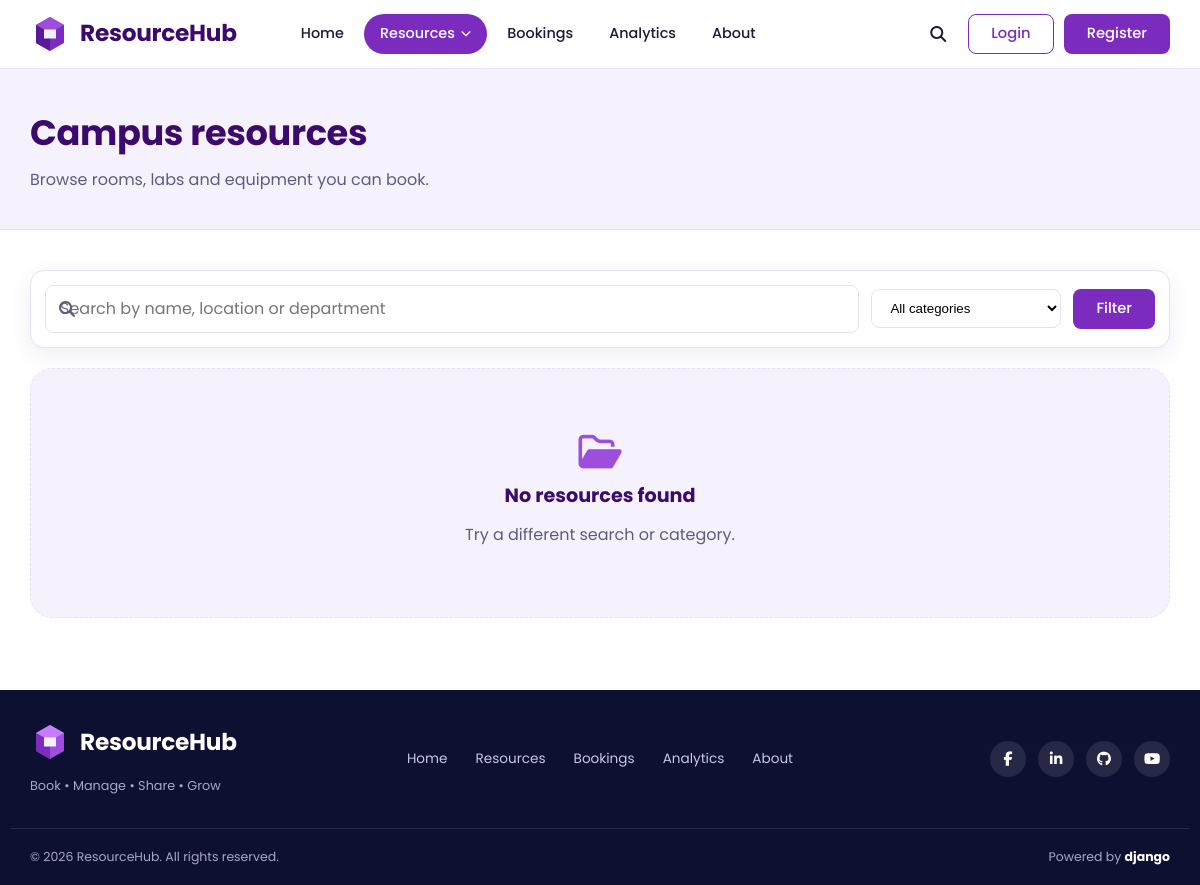
The app's page /resources/, older data.
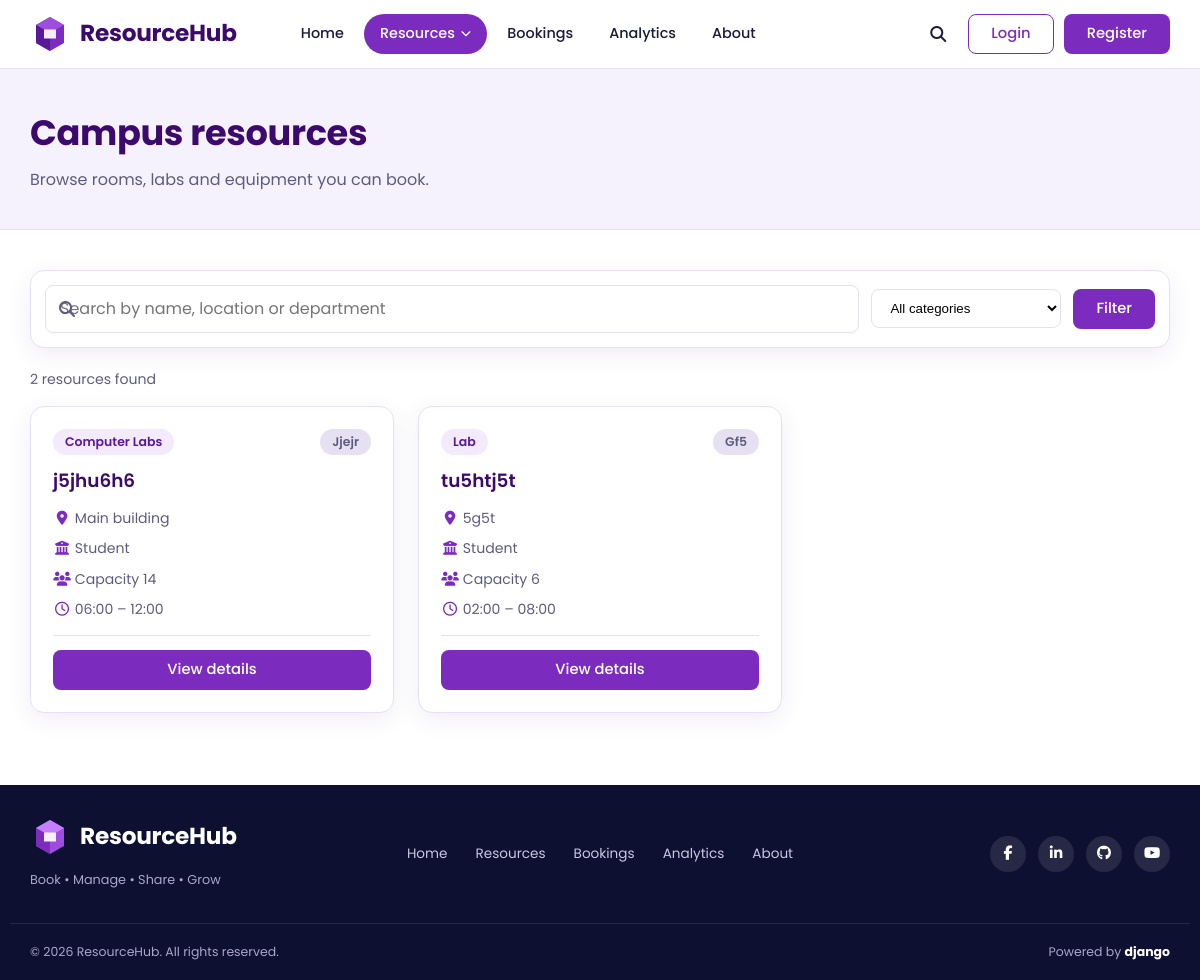
The same page, newer data.
### resources/models.py (models this page shows, shortened)
class Resource(models.Model):
    name = models.CharField(max_length=200)
    category = models.ForeignKey(ResourceCategory, on_delete=models.CASCADE)
    department = models.CharField(max_length=100)
    capacity = models.PositiveIntegerField()
    location = models.CharField(max_length=200)
    qr_code = models.CharField(
        max_length=255,
        unique=True,
        default=uuid.uuid4,
        editable=False
    )
    device_code = models.CharField(
        max_length=100,
        unique=True,
        default=generate_device_code,
        editable=False
    )
    open_time = models.TimeField()
    close_time = models.TimeField()
    status = models.CharField(max_length=50)
    description = models.TextField()

class ResourceCategory(models.Model):
    name = models.CharField(max_length=100)
    description = models.TextField()

### resources/views.py (the view)
def resource_list(request):
    resources = Resource.objects.all()
    categories = ResourceCategory.objects.all()
    search = request.GET.get("q", "")
    category = request.GET.get("category", "")
    if search:
        resources = resources.filter(
            Q(name__icontains=search) |
            Q(location__icontains=search) |
            Q(department__icontains=search)
        )
    if category:
        resources = resources.filter(category_id=category)
    return render(request, "resources/resource_list.html", {
        "resources": resources,
        "categories": categories,
    })

### templates/resources/resource_list.html (shortened to what this page needs)
{% extends 'core/base.html' %}
{% load static %}
{% block extra_css %}<link rel="stylesheet" href="{% static 'css/resources.css' %}">{% endblock %}
{% block content %}
<section class="page-head">
  <div class="container page-head-inner">
    <div>
      <h1>Campus resources</h1>
      <p>Browse rooms, labs and equipment you can book.</p>
    </div>
  </div>
</section>
<section class="section">
  <div class="container">
    <form class="filter-bar" method="get" role="search">
      <div class="filter-search">
        <i class="fa-solid fa-magnifying-glass" aria-hidden="true"></i>
        <input type="search" name="q" value="{{ request.GET.q }}" placeholder="Search by name, location or department" aria-label="Search resources">
      </div>
      <select name="category" aria-label="Filter by category">
        <option value="">All categories</option>
      </select>
      <button type="submit" class="btn btn-primary">Filter</button>
    </form>
    {% if resources %}
    <p class="result-count">{{ resources|length }} resource{{ resources|length|pluralize }} found</p>
    <div class="resource-grid">
      {% for r in resources %}
      <article class="resource-card">
        <div class="card-top">
          <span class="chip">{{ r.category.name }}</span>
          <span class="badge badge-{{ r.status|lower|slugify }}">{{ r.status }}</span>
        </div>
        <h2><a href="{% url 'resources:resource_detail' r.pk %}">{{ r.name }}</a></h2>
        <ul class="meta-list">
          <li><i class="fa-solid fa-location-dot" aria-hidden="true"></i> {{ r.location }}</li>
          <li><i class="fa-solid fa-building-columns" aria-hidden="true"></i> {{ r.department }}</li>
          <li><i class="fa-solid fa-users" aria-hidden="true"></i> Capacity {{ r.capacity }}</li>
          <li><i class="fa-regular fa-clock" aria-hidden="true"></i> {{ r.open_time|time:"H:i" }} – {{ r.close_time|time:"H:i" }}</li>
        </ul>
        <div class="card-actions">
          <a class="btn btn-primary" href="{% url 'resources:resource_detail' r.pk %}">View details</a>
        </div>
      </article>
      {% endfor %}
    </div>
    {% else %}
    <div class="empty-state">
      <i class="fa-regular fa-folder-open" aria-hidden="true"></i>
      <h2>No resources found</h2>
      <p>Try a different search or category{% if user.is_staff %}, or add the first resource{% endif %}.</p>
    </div>
    {% endif %}
  </div>
</section>
{% endblock %}

### templates/core/base.html (shortened to what this page needs)
{% load static %}
<!DOCTYPE html>
<html lang="en">
<head>
  <link rel="stylesheet" href="https://cdnjs.cloudflare.com/ajax/libs/font-awesome/6.5.2/css/all.min.css">
  <link rel="stylesheet" href="{% static 'css/master.css' %}">
  {% block extra_css %}{% endblock %}
</head>
<body>
  {% url 'sharings:shared_with_me' as shared_url %}
  {% url 'analytics:dashboard' as analytics_url %}
  {% url 'core:about' as about_url %}
  {% with app=request.resolver_match.app_name page=request.resolver_match.url_name %}
  <header class="site-header" id="siteHeader">
    <div class="container header-inner">
      <a href="/" class="brand" aria-label="ResourceHub home">
        <svg class="brand-mark" viewBox="0 0 40 40" width="40" height="40" aria-hidden="true">
          <path d="M20 3 34 11v18L20 37 6 29V11z" fill="#7B2CBF"/>
          <path d="M20 3 34 11 20 19 6 11z" fill="#9D4EDD"/>
          <path d="M20 19v18L6 29V11z" fill="#5A189A"/>
          <path d="M14 15.5h12v9H14z" fill="#fff" opacity=".92"/>
        </svg>
        <span class="brand-name">ResourceHub</span>
      </a>
      <div class="nav-panel">
        <nav aria-label="Main navigation">
          <ul class="nav-list">
            <li><a class="nav-link{% if page == 'home' %} active{% endif %}" href="/">Home</a></li>
            <li>
              <details class="has-dropdown">
                <summary class="nav-link{% if app == 'resources' %} active{% endif %}">
                  Resources <i class="fa-solid fa-chevron-down" aria-hidden="true"></i>
                </summary>
              </details>
            </li>
            {% if user.is_authenticated %}
            <li>
              <details class="has-dropdown">
                <summary class="nav-link{% if app == 'bookings' or app == 'checkin' or app == 'sharings' %} active{% endif %}">
                  Bookings <i class="fa-solid fa-chevron-down" aria-hidden="true"></i>
                </summary>
                <ul class="dropdown">
                  <li><a href="{% url 'bookings:booking_list' %}">My bookings</a></li>
                  <li><a href="{% url 'bookings:booking_calendar' %}">Calendar</a></li>
                  <li><a href="{% url 'bookings:booking_history' %}">History</a></li>
                  <li><a href="{% url 'bookings:waitlist' %}">Waitlist</a></li>
                  <li><a href="{% url 'checkin:checkin' %}">Check-in</a></li>
                  <li><a href="{{ shared_url|default:'/' }}">Shared with me</a></li>
                  {% if user.is_staff %}
                  <li><a href="{% url 'bookings:conflict_list' %}">Conflicts</a></li>
                  {% endif %}
                </ul>
              </details>
            </li>
            {% else %}
            <li><a class="nav-link{% if app == 'bookings' %} active{% endif %}" href="{% url 'bookings:booking_list' %}">Bookings</a></li>
            {% endif %}
            <li><a class="nav-link{% if app == 'analytics' %} active{% endif %}" href="{{ analytics_url|default:'/' }}">Analytics</a></li>
            <li><a class="nav-link{% if page == 'about' %} active{% endif %}" href="{{ about_url|default:'/' }}">About</a></li>
          </ul>
        </nav>
        <div class="nav-tools">
          <label for="searchToggle" class="icon-btn" title="Search resources">
            <i class="fa-solid fa-magnifying-glass" aria-hidden="true"></i>
          </label>
          {% if user.is_authenticated %}
            <a class="btn btn-outline" href="{% url 'accounts:profile' %}">Dashboard</a>
            <a class="btn btn-primary" href="{% url 'accounts:profile' %}">
              <i class="fa-regular fa-user" aria-hidden="true"></i> {{ user.profile.first_name|default:user.username }}
            </a>
            <form method="post" action="{% url 'accounts:logout' %}" class="logout-form">
              {% csrf_token %}
              <button type="submit" class="icon-btn" aria-label="Log out" title="Log out">
                <i class="fa-solid fa-arrow-right-from-bracket" aria-hidden="true"></i>
              </button>
            </form>
          {% else %}
            <a class="btn btn-outline" href="{% url 'accounts:login' %}">Login</a>
            <a class="btn btn-primary" href="{% url 'accounts:register' %}">Register</a>
          {% endif %}
        </div>
      </div>
    </div>
  </header>
  {% endwith %}
  <main id="main">
    {% block content %}{% endblock %}
  </main>
  <footer class="site-footer">
    <div class="container footer-inner">
      <div class="footer-brand">
        <a href="/" class="brand brand-light">
          <svg class="brand-mark" viewBox="0 0 40 40" width="40" height="40" aria-hidden="true">
            <path d="M20 3 34 11v18L20 37 6 29V11z" fill="#9D4EDD"/>
            <path d="M20 3 34 11 20 19 6 11z" fill="#C77DFF"/>
            <path d="M20 19v18L6 29V11z" fill="#7B2CBF"/>
            <path d="M14 15.5h12v9H14z" fill="#fff" opacity=".92"/>
          </svg>
          <span class="brand-name">ResourceHub</span>
        </a>
        <p class="footer-tagline">Book &bull; Manage &bull; Share &bull; Grow</p>
      </div>
      <nav class="footer-nav" aria-label="Footer navigation">
        <a href="/">Home</a>
        <a href="{% url 'resources:resource_list' %}">Resources</a>
        <a href="{% url 'bookings:booking_list' %}">Bookings</a>
        <a href="{{ analytics_url|default:'/' }}">Analytics</a>
        <a href="{{ about_url|default:'/' }}">About</a>
      </nav>
      <ul class="social">
        <li><a href="https://www.facebook.com/" target="_blank" rel="noopener noreferrer" aria-label="Facebook"><i class="fa-brands fa-facebook-f"></i></a></li>
        <li><a href="https://www.linkedin.com/" target="_blank" rel="noopener noreferrer" aria-label="LinkedIn"><i class="fa-brands fa-linkedin-in"></i></a></li>
        <li><a href="https://github.com/" target="_blank" rel="noopener noreferrer" aria-label="GitHub"><i class="fa-brands fa-github"></i></a></li>
        <li><a href="https://www.youtube.com/" target="_blank" rel="noopener noreferrer" aria-label="YouTube"><i class="fa-brands fa-youtube"></i></a></li>
      </ul>
    </div>
    <div class="container footer-bottom">
      <p>&copy; {% now "Y" %} ResourceHub. All rights reserved.</p>
      <p>Powered by <strong>django</strong></p>
    </div>
  </footer>
</body>
</html>

### static/css/master.css (style rules this page uses)
:root { --brand: #7B2CBF; --brand-dark: #5A189A; --brand-deep: #3C096C; --brand-light: #9D4EDD; --brand-soft: #F3EBFB; --lavender: #F6F2FD; --ink: #1B1A3B; --muted: #5E5C7E; --line: #E6E1F2; --white: #FFFFFF; --navy: #0D1030; --success: #1FA971; --warning: #D98A0B; --danger: #D64550; --radius-sm: 8px; --radius: 14px; --radius-lg: 22px; --shadow: 0 6px 24px rgba(60, 9, 108, .08); --shadow-lg: 0 14px 40px rgba(60, 9, 108, .16); --font: 'Poppins', system-ui, -apple-system, 'Segoe UI', sans-serif; --script: 'Caveat', 'Segoe Script', cursive; --container: 1180px; --header-h: 68px; }
*, *::before, *::after { box-sizing: border-box; }
html { scroll-behavior: smooth; -webkit-text-size-adjust: 100%; }
body { margin: 0; font-family: var(--font); font-size: 1rem; line-height: 1.6; color: var(--ink); background: var(--white); -webkit-font-smoothing: antialiased; }
img, svg { max-width: 100%; display: block; }
a { color: inherit; text-decoration: none; }
ul { list-style: none; margin: 0; padding: 0; }
h1, h2, h3, p { margin: 0; }
button, input { font: inherit; color: inherit; }
button, label[for] { cursor: pointer; }
.container { width: 100%; max-width: var(--container); margin-inline: auto; padding-inline: 20px; }
.btn { display: inline-flex; align-items: center; justify-content: center; gap: 8px; padding: 10px 22px; border: 1.5px solid transparent; border-radius: var(--radius-sm); font-weight: 500; font-size: .92rem; line-height: 1.2; white-space: nowrap; transition: background-color .2s, color .2s, border-color .2s, box-shadow .2s; }
.btn-primary { background: var(--brand); color: #fff; }
.btn-outline { background: #fff; color: var(--brand); border-color: var(--brand); }
.icon-btn { display: inline-grid; place-items: center; width: 40px; height: 40px; background: transparent; border: 0; border-radius: 50%; color: var(--ink); font-size: 1rem; transition: background-color .2s, color .2s; }
.site-header { position: sticky; top: 0; z-index: 100; background: rgba(255, 255, 255, .96); backdrop-filter: blur(8px); border-bottom: 1px solid var(--line); }
.header-inner { display: flex; align-items: center; justify-content: space-between; gap: 24px; min-height: var(--header-h); }
.brand { display: inline-flex; align-items: center; gap: 10px; flex-shrink: 0; }
.brand-name { font-size: 1.45rem; font-weight: 700; letter-spacing: -.01em; color: var(--brand-deep); }
.brand-light .brand-name { color: #fff; }
.nav-panel { display: flex; align-items: center; flex: 1; justify-content: space-between; gap: 24px; }
.nav-list { display: flex; align-items: center; gap: 4px; margin-left: 24px; }
.nav-link { display: inline-flex; align-items: center; gap: 6px; padding: 8px 16px; border: 0; background: transparent; border-radius: 999px; font-size: .9rem; font-weight: 500; color: var(--ink); transition: background-color .2s, color .2s; }
.nav-link.active { background: var(--brand); color: #fff; }
.nav-link i { font-size: .65rem; transition: transform .2s; }
.has-dropdown { position: relative; }
.has-dropdown summary { list-style: none; cursor: pointer; }
.nav-tools { display: flex; align-items: center; gap: 10px; }
.site-footer { background: var(--navy); color: #C9C7E3; }
.footer-inner { display: grid; grid-template-columns: 1fr auto 1fr; align-items: center; gap: 24px; padding-block: 32px; }
.footer-tagline { margin-top: 6px; font-size: .8rem; color: #A9A6CC; }
.footer-nav { display: flex; flex-wrap: wrap; justify-content: center; gap: 8px 28px; font-size: .85rem; }
.social { display: flex; justify-content: flex-end; gap: 12px; }
.social a { display: grid; place-items: center; width: 36px; height: 36px; border-radius: 50%; background: rgba(255, 255, 255, .1); color: #fff; font-size: .9rem; transition: background-color .2s; }
.footer-bottom { display: flex; justify-content: space-between; gap: 12px; flex-wrap: wrap; padding-block: 18px; border-top: 1px solid rgba(255, 255, 255, .1); font-size: .78rem; color: #A9A6CC; }
.footer-bottom strong { color: #fff; }

Row changes from the older to the newer data that the page shows:
added Resource: category.name "Computer Labs", status "Jjejr", name "j5jhu6h6", location "Main building", department "Student", capacity "14", open_time "06:00", close_time "12:00"
added Resource: category.name "Lab", status "Gf5", name "tu5htj5t", location "5g5t", department "Student", capacity "6", open_time "02:00", close_time "08:00"
Text that changed along with them:
{{ resources|length }}: (not shown) → "2"
text no longer shown: "No resources found Try a different search or category ."
text now shown: "resource found"
